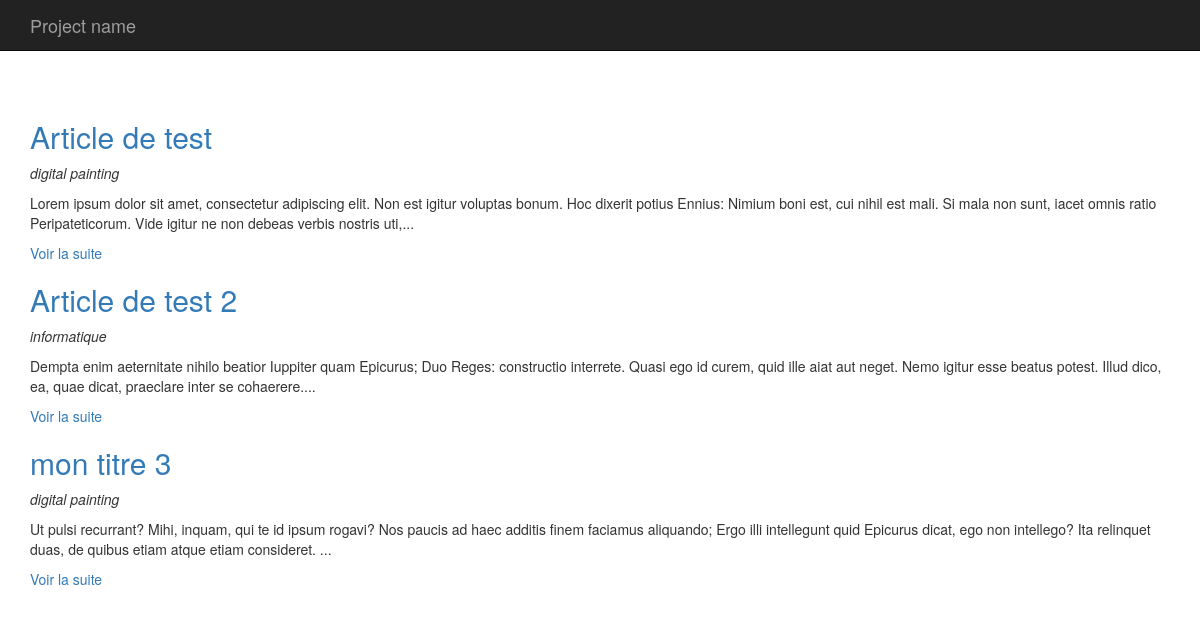
The page / on the database its author committed.
### tables this page shows
CREATE TABLE `articles` (
  `id` int(11) NOT NULL,
  `titre` varchar(255) DEFAULT NULL,
  `contenu` longtext,
  `date` datetime DEFAULT NULL,
  `category_id` int(11) DEFAULT NULL
);

CREATE TABLE `categories` (
  `id` int(11) NOT NULL,
  `titre` varchar(255) DEFAULT NULL
);

### app/Autoloader.php (called while the page is built, shortened)
<?php
  class Autoloader{
      static function autoload($class){
          if (strpos($class, __NAMESPACE__ . '\\') === 0){
              $class = str_replace(__NAMESPACE__ . '\\', '', $class);
              $class = str_replace('\\', '/', $class);
          }
      }
  }

### app/App.php (called while the page is built, shortened)
<?php
    class App{
        private static $database;
        public static function getDb(){
            if(self::$database === null){
                 self::$database = new Database(self::DB_NAME, self::DB_USER, self::DB_PASS, self::DB_HOST);
            }
            return self::$database;
        }
    }
?>

### app/Database.php (called while the page is built, shortened)
<?php
    class Database{
        private $pdo;
        private function getPDO(){
            if($this->pdo === null){
                $pdo = new PDO('mysql:dbname=blog;host=localhost', 'root', 'root');
                $pdo->setAttribute(PDO::ATTR_ERRMODE, PDO::ERRMODE_EXCEPTION);
                $this->pdo = $pdo;
            }
            return $this->pdo;
        }
        public function query($statement, $class_name){
            $req = $this->getPDO()->query($statement);
            $datas = $req->fetchAll(PDO::FETCH_CLASS, $class_name);
            return $datas;
        }
    }
?>

### app/Table/Article.php (the view, shortened to what this page needs)
<?php
    class Article{
        public static function getLast(){
            return App::getDb()->query("
                SELECT articles.id, articles.titre, articles.contenu, categories.titre as categorie
                FROM articles
                LEFT JOIN categories ON category_id = categories.id
            ", __CLASS__);
        }
        public function __get($key){
            $method = 'get' . ucfirst($key);
            $this->$key = $this->$method();
            return $this->$key;
        }
        public function getUrl(){
            return 'index.php?p=article&id=' . $this->id;
        }
        public function getExtrait(){
            $html = '<p>' . substr($this->contenu, 0, 250) . '...</p>';
            $html .= '<p><a href="' . $this->getUrl() . '">Voir la suite</a>';
            return $html;
        }
    }
?>

### public/index.php (shortened to what this page needs)
<?php
    require('../app/Autoloader.php');
    if(isset($_GET['p'])){
        $p = $_GET['p'];
    }
    else{
        $p = 'home';
    }
                if($p === 'home'){
                    require '../pages/home.php';
                }
                elseif($p === 'article'){
                    require '../pages/single.php';
                }
        $content = ob_get_clean();
        require '../pages/templates/default.php';
 ?>

### pages/home.php
<?php
    foreach (\App\Table\Article::getLast() as $post) :
?>
        <h2><a href="<?= $post->url; ?>"><?= $post->titre; ?></a></h2>
        <p><em><?= $post->categorie; ?></em></p>
        <p><?= $post->extrait; ?></p>
<?php endforeach; ?>

### pages/templates/default.php (shortened to what this page needs)
<!DOCTYPE html>
<html lang="en">
  <head>
    <link href="https://maxcdn.bootstrapcdn.com/bootstrap/3.3.7/css/bootstrap.min.css" rel="stylesheet">
  </head>
  <body>
    <nav class="navbar navbar-inverse navbar-fixed-top">
      <div class="container">
        <div class="navbar-header">
          <a class="navbar-brand" href="#">Project name</a>
        </div>
      </div>
    </nav>
    <div class="container">
      <div class="starter-template" style="padding-top:100px;">
          <?php
            echo $content;
          ?>
      </div>
    </div>
  </body>
</html>

### rows shown on the page
articles: titre "Article de test", category.titre "digital painting", contenu "Lorem ipsum dolor sit amet, consectetur adipiscing elit. Non est igitur voluptas bonum. Hoc dixerit potius Ennius: Nimium boni est, cui nihil est mali. Si mala non sunt, iacet omnis ratio Peripateticorum. Vide igitur ne non debeas verbis nostris uti,"
articles: titre "Article de test 2", category.titre "informatique", contenu "Dempta enim aeternitate nihilo beatior Iuppiter quam Epicurus; Duo Reges: constructio interrete. Quasi ego id curem, quid ille aiat aut neget. Nemo igitur esse beatus potest. Illud dico, ea, quae dicat, praeclare inter se cohaerere."
articles: titre "mon titre 3", category.titre "digital painting", contenu "Ut pulsi recurrant? Mihi, inquam, qui te id ipsum rogavi? Nos paucis ad haec additis finem faciamus aliquando; Ergo illi intellegunt quid Epicurus dicat, ego non intellego? Ita relinquet duas, de quibus etiam atque etiam consideret."
